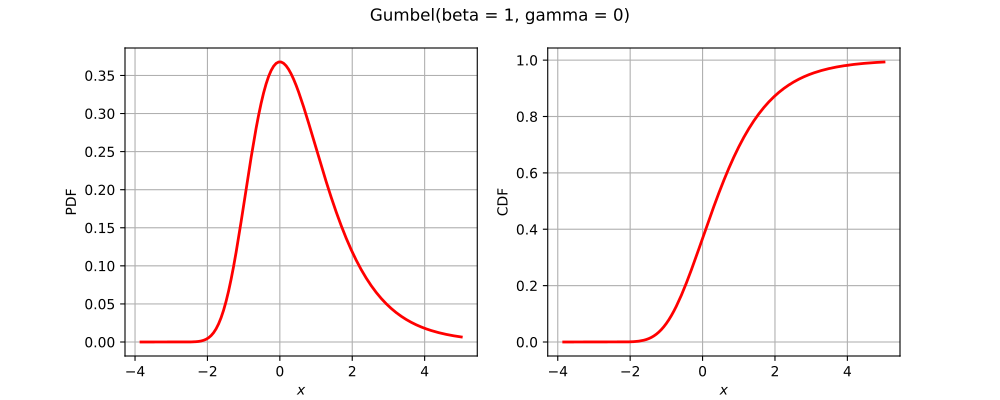

The Python source for this figure:
import openturns as ot
from matplotlib import pyplot as plt
from openturns.viewer import View
if ot.Gumbel().__class__.__name__ == 'Bernoulli':
    distribution = ot.Bernoulli(0.7)
elif ot.Gumbel().__class__.__name__ == 'Binomial':
    distribution = ot.Binomial(5, 0.2)
elif ot.Gumbel().__class__.__name__ == 'Hypergeometric':
    distribution = ot.Hypergeometric(10, 4, 7)
elif ot.Gumbel().__class__.__name__ == 'CumulativeDistributionNetwork':
    coll = [ot.Normal(2),ot.Dirichlet([0.5, 1.0, 1.5])]
    distribution = ot.CumulativeDistributionNetwork(coll, ot.BipartiteGraph([[0,1], [0,1]]))
elif ot.Gumbel().__class__.__name__ == 'Histogram':
    distribution = ot.Histogram([-1.0, 0.5, 1.0, 2.0], [0.45, 0.4, 0.15])
elif ot.Gumbel().__class__.__name__ == 'KernelMixture':
    kernel = ot.Uniform()
    sample = ot.Normal().getSample(5)
    bandwith = [1.0]
    distribution = ot.KernelMixture(kernel, bandwith, sample)
elif ot.Gumbel().__class__.__name__ == 'MaximumDistribution':
    coll = [ot.Uniform(2.5, 3.5), ot.LogUniform(1.0, 1.2), ot.Triangular(2.0, 3.0, 4.0)]
    distribution = ot.MaximumDistribution(coll)
elif ot.Gumbel().__class__.__name__ == 'Multinomial':
    distribution = ot.Multinomial(5, [0.2])
elif ot.Gumbel().__class__.__name__ == 'RandomMixture':
    coll = [ot.Triangular(0.0, 1.0, 5.0), ot.Uniform(-2.0, 2.0)]
    weights = [0.8, 0.2]
    cst = 3.0
    distribution = ot.RandomMixture(coll, weights, cst)
elif ot.Gumbel().__class__.__name__ == 'TruncatedDistribution':
    distribution = ot.TruncatedDistribution(ot.Normal(2.0, 1.5), 1.0, 4.0)
elif ot.Gumbel().__class__.__name__ == 'UserDefined':
    distribution = ot.UserDefined([[0.0], [1.0], [2.0]], [0.2, 0.7, 0.1])
elif ot.Gumbel().__class__.__name__ == 'ZipfMandelbrot':
    distribution = ot.ZipfMandelbrot(10, 2.5, 0.3)
else:
    distribution = ot.Gumbel()
dimension = distribution.getDimension()
title = str(distribution)[:100].split('\n')[0]
if dimension == 1:
    distribution.setDescription(['$x$'])
    pdf_graph = distribution.drawPDF()
    cdf_graph = distribution.drawCDF()
    fig = plt.figure(figsize=(10, 4))
    pdf_axis = fig.add_subplot(121)
    cdf_axis = fig.add_subplot(122)
    View(pdf_graph, figure=fig, axes=[pdf_axis], add_legend=False)
    View(cdf_graph, figure=fig, axes=[cdf_axis], add_legend=False)
    fig.suptitle(title)
elif dimension == 2:
    distribution.setDescription(['$x_1$', '$x_2$'])
    pdf_graph = distribution.drawPDF()
    pdf_graph.setTitle(title)
    fig = plt.figure(figsize=(10, 5))
    pdf_axis = fig.add_subplot(111)
    View(pdf_graph, figure=fig, axes=[pdf_axis], add_legend=False, square_axes=False)
